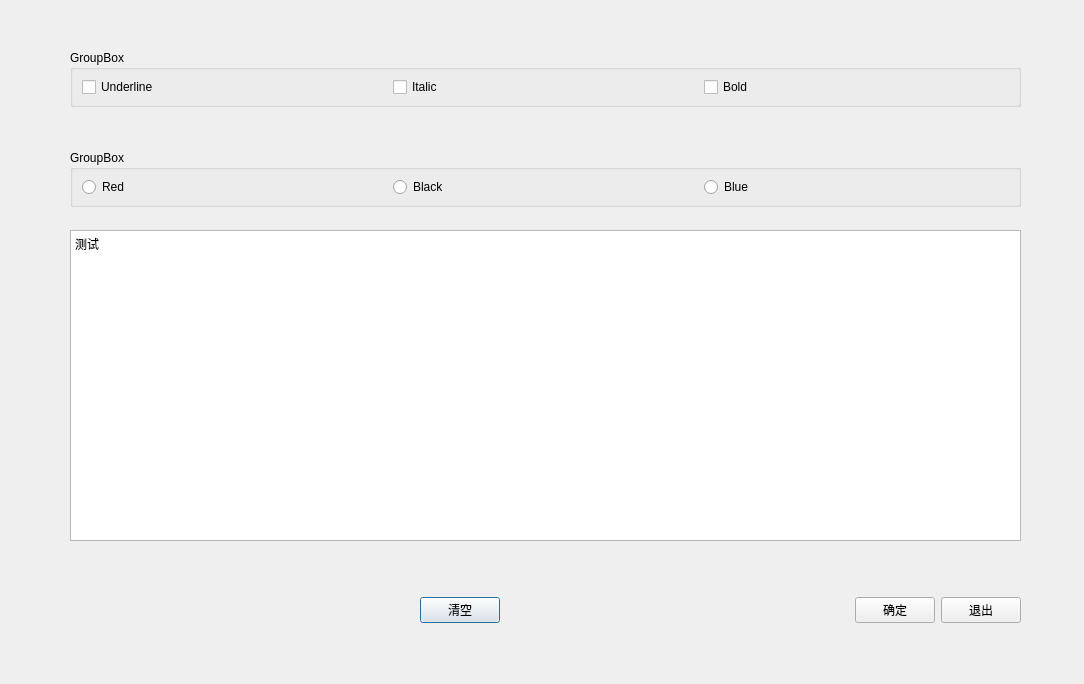
<?xml version="1.0" encoding="UTF-8"?>
<ui version="4.0">
 <class>Dialog</class>
 <widget class="QDialog" name="Dialog">
  <property name="geometry">
   <rect>
    <x>0</x>
    <y>0</y>
    <width>1084</width>
    <height>684</height>
   </rect>
  </property>
  <property name="windowTitle">
   <string>Dialog</string>
  </property>
  <widget class="QGroupBox" name="groupBox">
   <property name="geometry">
    <rect>
     <x>70</x>
     <y>50</y>
     <width>951</width>
     <height>57</height>
    </rect>
   </property>
   <property name="title">
    <string>GroupBox</string>
   </property>
   <layout class="QHBoxLayout" name="horizontalLayout_2">
    <item>
     <widget class="QCheckBox" name="checkBox">
      <property name="text">
       <string>Underline</string>
      </property>
     </widget>
    </item>
    <item>
     <widget class="QCheckBox" name="checkBox_2">
      <property name="text">
       <string>Italic</string>
      </property>
     </widget>
    </item>
    <item>
     <widget class="QCheckBox" name="checkBox_3">
      <property name="text">
       <string>Bold</string>
      </property>
     </widget>
    </item>
   </layout>
  </widget>
  <widget class="QGroupBox" name="groupBox_2">
   <property name="geometry">
    <rect>
     <x>70</x>
     <y>150</y>
     <width>951</width>
     <height>57</height>
    </rect>
   </property>
   <property name="title">
    <string>GroupBox</string>
   </property>
   <layout class="QHBoxLayout" name="horizontalLayout_3">
    <item>
     <widget class="QRadioButton" name="radioButton_2">
      <property name="text">
       <string>Red</string>
      </property>
     </widget>
    </item>
    <item>
     <widget class="QRadioButton" name="radioButton">
      <property name="text">
       <string>Black</string>
      </property>
     </widget>
    </item>
    <item>
     <widget class="QRadioButton" name="radioButton_3">
      <property name="text">
       <string>Blue</string>
      </property>
     </widget>
    </item>
   </layout>
  </widget>
  <widget class="QWidget" name="horizontalLayoutWidget">
   <property name="geometry">
    <rect>
     <x>70</x>
     <y>580</y>
     <width>951</width>
     <height>61</height>
    </rect>
   </property>
   <layout class="QHBoxLayout" name="horizontalLayout">
    <item>
     <spacer name="horizontalSpacer_2">
      <property name="orientation">
       <enum>Qt::Horizontal</enum>
      </property>
      <property name="sizeHint" stdset="0">
       <size>
        <width>40</width>
        <height>20</height>
       </size>
      </property>
     </spacer>
    </item>
    <item>
     <widget class="QPushButton" name="pushButton">
      <property name="text">
       <string>清空</string>
      </property>
     </widget>
    </item>
    <item>
     <spacer name="horizontalSpacer">
      <property name="orientation">
       <enum>Qt::Horizontal</enum>
      </property>
      <property name="sizeHint" stdset="0">
       <size>
        <width>40</width>
        <height>20</height>
       </size>
      </property>
     </spacer>
    </item>
    <item>
     <widget class="QPushButton" name="pushButton_2">
      <property name="text">
       <string>确定</string>
      </property>
     </widget>
    </item>
    <item>
     <widget class="QPushButton" name="pushButton_3">
      <property name="text">
       <string>退出</string>
      </property>
     </widget>
    </item>
   </layout>
  </widget>
  <widget class="QPlainTextEdit" name="plainTextEdit">
   <property name="geometry">
    <rect>
     <x>70</x>
     <y>230</y>
     <width>951</width>
     <height>311</height>
    </rect>
   </property>
   <property name="plainText">
    <string>测试</string>
   </property>
  </widget>
 </widget>
 <resources/>
 <connections>
  <connection>
   <sender>pushButton_2</sender>
   <signal>clicked()</signal>
   <receiver>Dialog</receiver>
   <slot>accept()</slot>
   <hints>
    <hint type="sourcelabel">
     <x>881</x>
     <y>608</y>
    </hint>
    <hint type="destinationlabel">
     <x>778</x>
     <y>621</y>
    </hint>
   </hints>
  </connection>
  <connection>
   <sender>pushButton_3</sender>
   <signal>clicked()</signal>
   <receiver>Dialog</receiver>
   <slot>close()</slot>
   <hints>
    <hint type="sourcelabel">
     <x>981</x>
     <y>617</y>
    </hint>
    <hint type="destinationlabel">
     <x>876</x>
     <y>649</y>
    </hint>
   </hints>
  </connection>
 </connections>
</ui>
